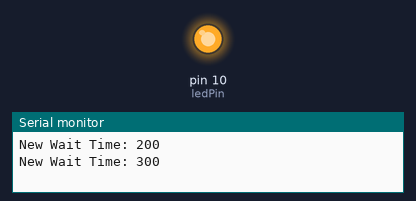
The sketch below on a simulated Arduino Uno, built with avr-gcc and run on an emulated ATmega328P. Parts: output pins drawn as LEDs (lit = HIGH), the last lines printed to the serial monitor.

Above: at 0.75 s.
At 10.5 s:
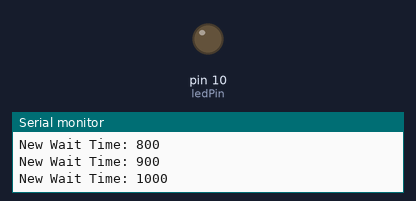
Timing chart, 0 to 26.0 s (numbered marks = the images above):
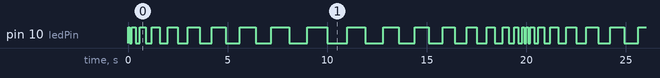

Measured:
- by itself, pin 10 (ledPin): moves between LOW and HIGH, repeating every 20.0 s
- by itself, everything shown: repeats every 20.0 s, in 38 steps

The sketch:

arduinodemo.ino
```cpp
/*
 Name:		arduinodemo.ino
 Created:	1/12/2020 12:47:34 PM
 Author:	robert
*/

const int ledPin = 10;

// the setup function runs once when you press reset or power the board
void setup() {
    Serial.begin(9600);
    pinMode(ledPin, OUTPUT);
}

// the loop function runs over and over again until power down or reset
void loop() {
    static int delayPeriod = 100; // 100 milisecconds
    static int countDir = 1;

    digitalWrite(ledPin, HIGH);
    delay(delayPeriod);
    digitalWrite(ledPin, LOW);
    delay(delayPeriod);

    countDir = checkDirChange(delayPeriod, countDir);

    delayPeriod += 100 * countDir;
    Serial.print("New Wait Time: ");
    Serial.println(delayPeriod);
}

int checkDirChange(int delayPeriod, int countDir)
{
    if ((delayPeriod == 1000) || (delayPeriod == 0))
    {
        countDir *= -1;

        if (countDir < 0) {
            Serial.println("Going Down");
        }
        else
        {
            Serial.println("Going Up");
        }
    }

    return countDir;
}
```
